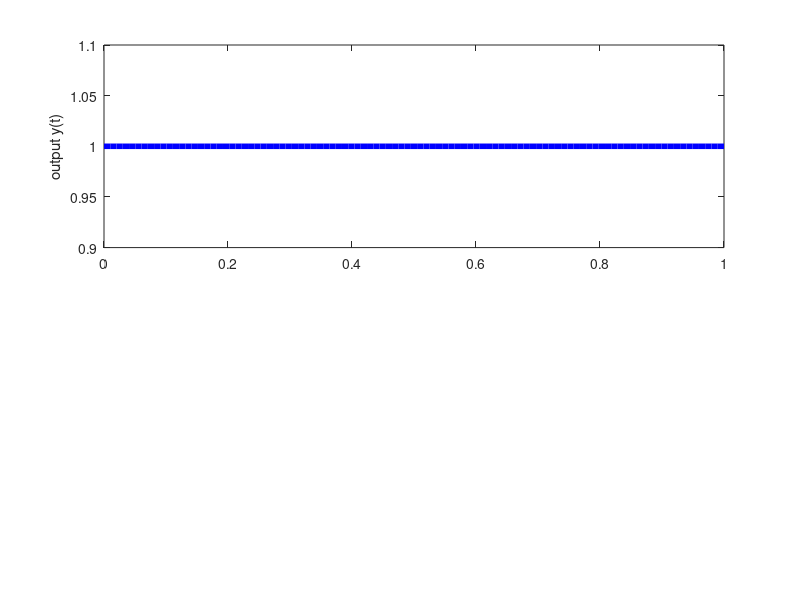

Source code (MATLAB): (Note: this script raises an error after producing the figure.)
addpath("..");

%% Double integrator controller by PD controller
% eigenvalues of closed loop dynamics: DO NOT set them equal, otherwise
% different math applies
lam1=-1;
lam2=-2;

%% Sampling
t0 = 0;
x0 = [0; 0]; % initial sampled state

%% Trajectory to be followed
yTilde = @(t) t-t+1;  % step response
%yTilde = @(t) (.5*(1-cos(2*pi*t))).^8;  % follow cos

close all;
figure;

%% Target trajectory
tau = 0.1;   % period of references
N = 10;      % number of intervals
subplot(2,1,1);
timespan = linspace(t0,t0+N*tau,100);
plot(timespan,yTilde(timespan),'b','LineWidth',4);
hold on
ylabel('output y(t)');

%% Get optimal references and plot
tau = 0.2;   % period of references
N = 5;      % number of intervals
[r_opt, Q_final, lin_final] = opt_refs_PDcontrol_DBLint(lam1,lam2,x0,t0,N,tau,yTilde, 0);
[output_x, output_y] = output_PDcontrol_DBLint(lam1,lam2,x0,t0,N,tau,r_opt);
subplot(2,1,1);
plot(output_x, output_y,'LineWidth',2,'Color',.2*[1 1 1]);
subplot(2,1,2);
hold on;
ylabel('reference r(t)');
tK = linspace(t0,t0+N*tau,N+1);
stairs(tK,[r_opt' r_opt(end)],'LineWidth',2,'Color',.2*[1 1 1]);   % refs

%% Get optimal references and plot
tau = 0.1;   % period of references
N = 10;      % number of intervals
[r_opt, Q_final, lin_final] = opt_refs_PDcontrol_DBLint(lam1,lam2,x0,t0,N,tau,yTilde, 0);
[output_x, output_y] = output_PDcontrol_DBLint(lam1,lam2,x0,t0,N,tau,r_opt);
subplot(2,1,1);
plot(output_x, output_y,'LineWidth',2,'Color',.4*[1 1 1]);
subplot(2,1,2);
hold on;
tK = linspace(t0,t0+N*tau,N+1);
stairs(tK,[r_opt' r_opt(end)],'LineWidth',2,'Color',.4*[1 1 1]);   % refs

%% Get optimal references and plot
tau = 0.04;   % period of references
N = 25;      % number of intervals
[r_opt, Q_final, lin_final] = opt_refs_PDcontrol_DBLint(lam1,lam2,x0,t0,N,tau,yTilde, 0);
[output_x, output_y] = output_PDcontrol_DBLint(lam1,lam2,x0,t0,N,tau,r_opt);
subplot(2,1,1);
plot(output_x, output_y,'LineWidth',2,'Color',.6*[1 1 1]);
subplot(2,1,2);
hold on;
tK = linspace(t0,t0+N*tau,N+1);
stairs(tK,[r_opt' r_opt(end)],'LineWidth',2,'Color',.6*[1 1 1]);   % refs

subplot(2,1,2);
legend('\tau=0.2, N=5','\tau=0.1, N=10','\tau =0.04, N=25','Location','southeast')

%% ylim With cosine
%subplot(2,1,1);
%ylim([-0.2 1]);
%subplot(2,1,2);
%ylim([-100 75]);


%% ylim With step
subplot(2,1,1);
ylim([-0.1 1.4]);
subplot(2,1,2);
ylim([-700 500]);
